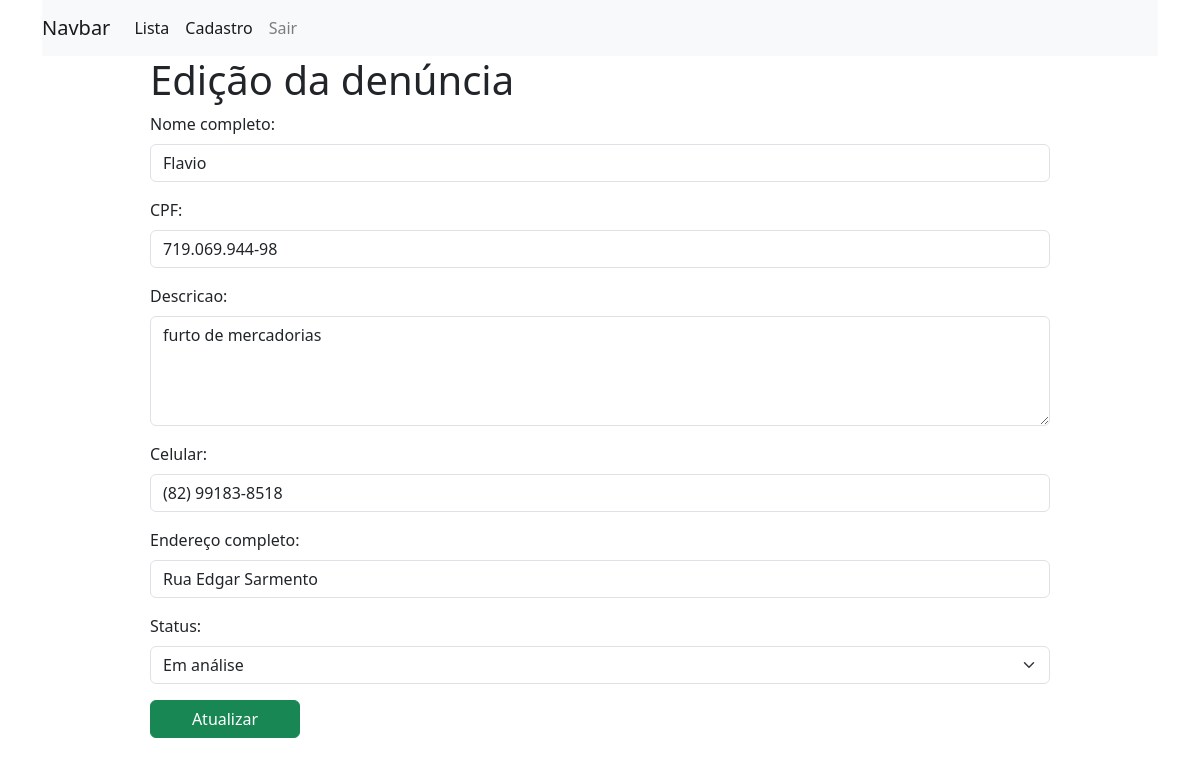
The page /denuncia/edit/7 (signed in) on the database its author committed.
### denuncia/models.py (models this page shows, shortened)
class Denuncia(models.Model):
    STATUS=(
        ('analysis', 'Em análise'),
        ('archived', 'Arquivada'),
        ('completed', 'Concluída'),
    )
    nome = models.CharField(max_length=255, verbose_name="Nome completo",  blank=False,null=False)
    cpf = models.CharField(max_length=255, verbose_name="CPF",  blank=False,null=False)
    endereco = models.TextField(max_length=255, verbose_name="Endereço completo",  blank=False,null=False)
    descricao = models.TextField(max_length=255, verbose_name="Descricao",  blank=False,null=False)
    celular = models.CharField(max_length=255, verbose_name="Celular",  blank=True,null=True)
    status_denuncia = models.CharField(
        max_length=10, verbose_name="Status",
         blank=False,null=False, choices=STATUS)
    created_at =models.DateTimeField(auto_now_add= True)
    update_at =models.DateTimeField(auto_now= True)

### denuncia/views.py (the view)
# urls.py: path('denuncia/edit/<int:id>',  login_required(views.denunciaEdit), name="denuncia_edit"),
def denunciaEdit(request, id):
    denuncia = get_object_or_404(Denuncia, pk=id)
    form = DenunciaForm(instance=denuncia)
    if(request.method=='POST'):
        form = DenunciaForm(request.POST, instance=denuncia)
        if(form.is_valid()):
            denuncia.save()
            return redirect('/')
        else:
            return render(request, 'denuncia/edit.html', {'form': form, 'denuncia': denuncia})
    else:
        return render(request, 'denuncia/edit.html', {'form': form, 'denuncia': denuncia})

### denuncia/form.py
class DenunciaForm(forms.ModelForm):
    class Meta:
        model = Denuncia
        fields = ('nome', 'cpf','descricao', 'celular', 'endereco', 'status_denuncia')
        widgets = {
                    'status_denuncia': forms.Select(attrs={'class': 'form-select'}),
                    'nome': forms.TextInput(attrs={'class': 'form-control'}),
                'cpf': forms.TextInput(attrs={'class': 'form-control'}),
                'descricao': forms.Textarea(attrs={'class': 'form-control', 'rows': 4}),
                'celular': forms.TextInput(attrs={'class': 'form-control'}),
                'endereco': forms.TextInput(attrs={'class': 'form-control'}),
                }

### denuncia/templates/denuncia/edit.html (shortened to what this page needs)
{%extends 'base.html'%}
{%block content%}
<div class="offset-1 col-10  list-div">
<h1>Edição da denúncia</h1>
   <form method="POST">
    {{form.as_p}}
    <input type="submit" class="btn btn-success" value="Atualizar ">
   </form>
</div>
{%endblock%}

### denuncia/static/css/styles.css (style rules this page uses)
.btn-success { width: 150px; }
.form-select { background-color: #f8f9fa; border-color: #ced4da; border-radius: 0.25rem; padding: 0.5rem; color: #495057; font-weight: bold; transition: all 0.2s ease-in-out; }

### rows shown on the page
Denuncia: nome "Flavio", cpf "719.069.944-98", descricao "furto de mercadorias", celular "(82) 99183-8518", endereco "Rua Edgar Sarmento", status_denuncia "Em análise"
